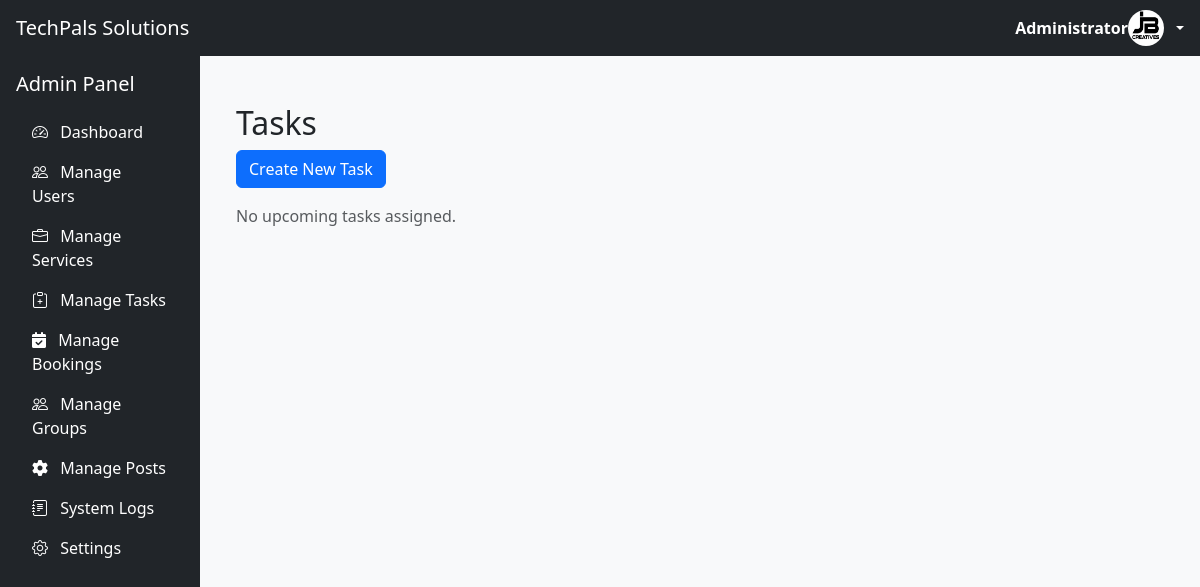
The page /tasks/ (signed in) on the database as committed earlier.
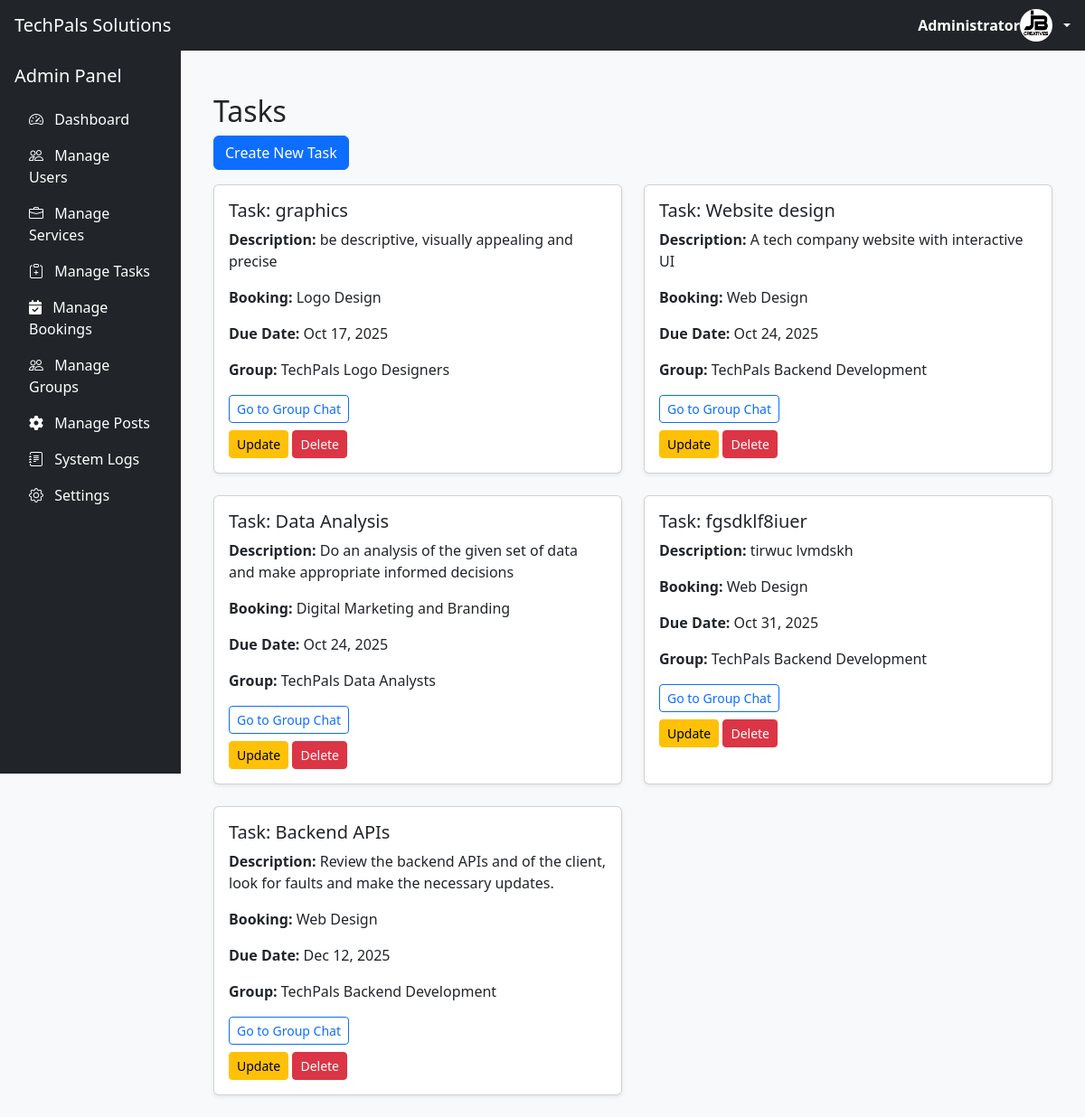
The same page on the database as committed later.
### TechPalsApp/models.py (models this page shows, shortened)
class Task(models.Model):
    title = models.CharField(max_length=200)
    description = models.TextField(blank=True)
    due_date = models.DateField()
    booking = models.ForeignKey(Booking, on_delete=models.CASCADE, related_name='tasks')
    created_at = models.DateTimeField(auto_now_add=True)
    @property
    def group(self):
        if hasattr(self.booking, 'group_booking'):
            return self.booking.group_booking.group
        return None

class Booking(models.Model):
    booking_user = models.ForeignKey(User, on_delete=models.CASCADE, related_name='bookings')
    booking_service = models.ForeignKey('Service', on_delete=models.CASCADE)
    due_date = models.DateField()

class Service(models.Model):
    service_name = models.CharField(max_length=100)
    service_description = models.TextField()
    service_price = models.DecimalField(max_digits=10, decimal_places=2)

class GroupBooking(models.Model):
    group = models.ForeignKey(Group, on_delete=models.CASCADE, related_name='group_bookings')
    booking = models.OneToOneField(Booking, on_delete=models.CASCADE, related_name='group_booking')
    due_date = models.DateField()

class Group(models.Model):
    group_name = models.CharField(max_length=100)
    group_members = models.ManyToManyField(User, related_name='custom_groups')
    group_leader = models.ForeignKey(
        User,
        on_delete=models.SET_NULL,
        null=True,
        blank=True,
        limit_choices_to={'is_staff': True},  # Only staff can be leader
        related_name='led_groups'
    )

### TechPalsApp/views.py (the view, shortened to what this page needs)
# urls.py: path('tasks/', views.staff_task_list, name='task-list'),       # Staff view their group's tasks
@login_required
def staff_task_list(request):
    today = date.today()
    if request.user.is_superuser:
        tasks = Task.objects.filter(due_date__gte=today).order_by('due_date')
        base_template = 'base_admin.html'
    else:
        from django.http import HttpResponseForbidden
        return HttpResponseForbidden("You do not have permission to view this page.")
    return render(request, 'task_list.html', {
        'tasks': tasks,
        'base_template': base_template,
    })

### TechPalsApp/templates/task_list.html
{% extends base_template %}
{% block content %}
<div class="container mt-4">
  <h2>Tasks</h2>
  {% if request.user.is_superuser %}
    <a href="{% url 'create-task' %}" class="btn btn-primary mb-3">Create New Task</a>
  {% endif %}
  {% if tasks %}
    <div class="row row-cols-1 row-cols-md-2 g-4">
      {% for task in tasks %}
        <div class="col">
          <div class="card h-100 shadow-sm">
            <div class="card-body">
              <h5 class="card-title">Task: {{ task.title }}</h5>
              <p class="card-text"><strong>Description:</strong> {{ task.description|default:"No description." }}</p>
              <p><strong>Booking:</strong> {{ task.booking.booking_service.service_name }}</p>
              <p><strong>Due Date:</strong> {{ task.due_date|date:"M d, Y" }}</p>
              <p><strong>Group:</strong> {{ task.group.group_name }}</p>
              <a href="{% url 'group-chat' task.group.id %}" class="btn btn-sm btn-outline-primary">Go to Group Chat</a>
              {% if request.user.is_superuser %}
                <div class="mt-2">
                  <a href="{% url 'edit-task' task.id %}" class="btn btn-sm btn-warning">Update</a>
                  <a href="{% url 'delete-task' task.id %}" class="btn btn-sm btn-danger">Delete</a>
                </div>
              {% endif %}
            </div>
          </div>
        </div>
      {% endfor %}
    </div>
  {% else %}
    <p class="text-muted">No upcoming tasks assigned.</p>
  {% endif %}
</div>
{% endblock %}

Rows that differ between the two databases and show on the page:
added Task: title "graphics", description "be descriptive, visually appealing and precise", booking.booking_service.service_name "Logo Design", due_date "Oct 17, 2025", group.group_name "TechPals Logo Designers"
added Task: title "Website design", description "A tech company website with interactive UI", booking.booking_service.service_name "Web Design", due_date "Oct 24, 2025", group.group_name "TechPals Backend Development"
added Task: title "Data Analysis", description "Do an analysis of the given set of data and make appropriate informed decisions", booking.booking_service.service_name "Digital Marketing and Branding", due_date "Oct 24, 2025", group.group_name "TechPals Data Analysts"
added Task: title "fgsdklf8iuer", description "tirwuc lvmdskh", booking.booking_service.service_name "Web Design", due_date "Oct 31, 2025", group.group_name "TechPals Backend Development"
added Task: title "Backend APIs", description "Review the backend APIs and of the client, look for faults and make the necessary updates.", booking.booking_service.service_name "Web Design", due_date "Dec 12, 2025", group.group_name "TechPals Backend Development"
Other text that changed with them:
text no longer shown: "No upcoming tasks assigned."
